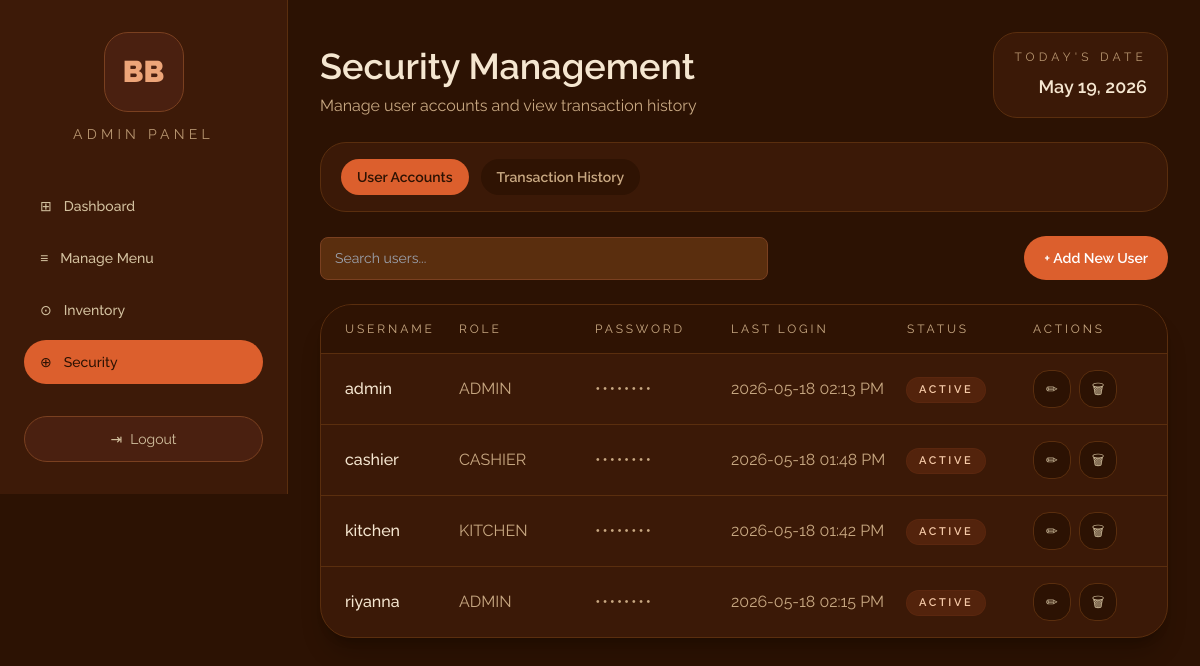
The app's page /panel/security/ (signed in) with its own data.
### accounts/models.py (models this page shows, shortened)
class User(AbstractUser):
    ROLE_CHOICES = [
        ('admin', 'Admin'),
        ('cashier', 'Cashier'),
        ('kitchen', 'Kitchen'),
    ]
    role = models.CharField(max_length=20, choices=ROLE_CHOICES, default='cashier')
    is_active = models.BooleanField(default=True)

### panel/views.py (the view)
# urls.py: path('security/', views.security, name='security'),
@role_required(['admin'])
def security(request):
    tab = request.GET.get('tab', 'accounts')
    users = User.objects.all()
    completed = Order.objects.filter(status='completed')
    total_trans = completed.aggregate(s=Sum('total'))['s'] or 0
    cash_trans = completed.filter(payment_method='cash').aggregate(s=Sum('total'))['s'] or 0
    gcash_trans = completed.filter(payment_method='gcash').aggregate(s=Sum('total'))['s'] or 0
    transactions = completed.order_by('-created_at')[:50]
    context = {
        'users': users,
        'transactions': transactions,
        'total_transactions': total_trans,
        'cash_payments': cash_trans,
        'gcash_payments': gcash_trans,
        'active_tab': tab,
    }
    return render(request, 'panel/security.html', context)

### brewsko_pos/utils.py (called while the page is built)
def role_required(allowed_roles, login_url='login'):
    def decorator(view_func):
        @wraps(view_func)
        def wrapper(request, *args, **kwargs):
            if not request.user.is_authenticated or request.user.role not in allowed_roles:
                return redirect(login_url)
            return view_func(request, *args, **kwargs)
        return wrapper
    return decorator

### templates/panel/security.html (shortened to what this page needs)
{% extends 'base.html' %}
{% load static %}
{% block body %}
<div class="min-h-screen bg-brown-950 text-warmgray-50">
  <div class="flex min-h-screen">
    {% with active_nav='security' %}{% include 'panel/sidebar.html' %}{% endwith %}
    <main class="flex-1 p-8">
      <div class="space-y-6">
        <header class="flex flex-col gap-4 md:flex-row md:items-end md:justify-between">
          <div>
            <h1 class="text-4xl font-semibold text-warmgray-50">Security Management</h1>
            <p class="mt-2 text-warmgray-300">Manage user accounts and view transaction history</p>
          </div>
          <div class="rounded-3xl border border-brown-700 bg-brown-900/90 px-5 py-4 text-right">
            <p class="text-xs uppercase tracking-[0.35em] text-warmgray-400">Today's Date</p>
            <p id="liveDate" class="mt-2 text-lg font-semibold text-warmgray-50"></p>
          </div>
        </header>
        <div class="flex flex-wrap items-center gap-3 rounded-[26px] border border-brown-700 bg-brown-900/90 px-5 py-4">
          <a href="?tab=accounts" class="rounded-3xl px-4 py-2 text-sm font-semibold transition {% if active_tab == 'accounts' %}bg-brewsko-500 text-brown-950{% else %}bg-brown-950/80 text-warmgray-300 hover:bg-brown-800{% endif %}">User Accounts</a>
          <a href="?tab=transactions" class="rounded-3xl px-4 py-2 text-sm font-semibold transition {% if active_tab == 'transactions' %}bg-brewsko-500 text-brown-950{% else %}bg-brown-950/80 text-warmgray-300 hover:bg-brown-800{% endif %}">Transaction History</a>
        </div>
        {% if active_tab == 'accounts' %}
        <div class="flex flex-col gap-4 md:flex-row md:items-center md:justify-between">
          <input id="userSearch" type="text" placeholder="Search users..." oninput="filterRows(this, 'user-row')" class="w-full max-w-md rounded-3xl border border-brown-700 bg-brown-950/90 px-4 py-3 text-warmgray-50 outline-none focus:border-brewsko-500" />
          <button type="button" onclick="document.getElementById('addModal').classList.remove('hidden')" class="rounded-3xl bg-brewsko-500 px-5 py-3 text-sm font-semibold text-white transition hover:bg-brewsko-400">+ Add New User</button>
        </div>
        <section class="overflow-hidden rounded-[32px] border border-brown-700 bg-brown-900/95 shadow-xl shadow-black/20">
          <div class="grid grid-cols-[1fr_120px_120px_160px_110px_110px] gap-4 border-b border-brown-700 bg-brown-950/80 px-6 py-4 text-xs uppercase tracking-[0.24em] text-warmgray-300">
            <span>Username</span>
            <span>Role</span>
            <span>Password</span>
            <span>Last Login</span>
            <span>Status</span>
            <span>Actions</span>
          </div>
          <div class="divide-y divide-brown-700 max-h-[68vh] overflow-y-auto">
            {% for u in users %}
            <div class="user-row grid grid-cols-[1fr_120px_120px_160px_110px_110px] items-center gap-4 px-6 py-4 transition hover:bg-brown-950/80">
              <span class="font-medium text-warmgray-50">{{ u.username }}</span>
              <span class="text-warmgray-300 uppercase">{{ u.role }}</span>
              <span class="text-warmgray-300 tracking-widest">••••••••</span>
              <span class="text-warmgray-300">{{ u.last_login|date:"Y-m-d h:i A"|default:"Never" }}</span>
              <span>
                <span class="inline-flex rounded-full px-3 py-1 text-[11px] font-semibold uppercase tracking-[0.24em] {% if u.is_active %}bg-brewsko-500/15 text-brewsko-200 ring-1 ring-brewsko-500/20{% else %}bg-red-500/10 text-red-300 ring-1 ring-red-500/20{% endif %}">{% if u.is_active %}Active{% else %}Inactive{% endif %}</span>
              </span>
              <span class="flex items-center gap-2">
                <button type="button" onclick="openEdit({{ u.id }}, '{{ u.username|escapejs }}', '{{ u.role }}')" class="rounded-2xl border border-brown-700 bg-brown-950 px-3 py-2 text-sm text-warmgray-200 transition hover:border-brewsko-500">✏</button>
                <form method="post" action="{% url 'panel:delete_user' u.id %}" onsubmit="return confirm('Delete {{ u.username }}?')">
                  <button type="submit" class="rounded-2xl border border-brown-700 bg-brown-950 px-3 py-2 text-sm text-warmgray-200 transition hover:border-red-500">🗑</button>
                </form>
              </span>
            </div>
            {% empty %}
            <div class="px-6 py-12 text-center text-warmgray-300">No users found.</div>
            {% endfor %}
          </div>
        </section>
        {% endif %}
      </div>
    </main>
  </div>
</div>
{% endblock %}

### static/css/styles.css (style rules this page uses)
:root { --bg-deep: #1C0A02; --bg-main: #2C1203; --bg-panel: #3D1A08; --bg-card: #4A2010; --bg-input: #5A2E0E; --border: #7A4020; --orange: #E8692A; --orange-hover: #FF7A35; --orange-dark: #C4541A; --green: #4CAF50; --green-dark: #388E3C; --teal: #26A69A; --red: #E53935; --red-dark: #C62828; --text-white: #FFFFFF; --text-cream: #F5E6D0; --text-muted: #C8A882; --text-dim: #8A6040; --sidebar-width: 220px; --radius: 8px; --radius-lg: 12px; }
* { margin: 0; padding: 0; box-sizing: border-box; }
body { font-family: 'Raleway', sans-serif; background: var(--bg-main); color: var(--text-cream); min-height: 100vh; }
.form-group input, .form-group select, input[type="text"], input[type="number"], input[type="password"], select { width: 100%; background: var(--bg-input); border: 1px solid var(--border); border-radius: var(--radius); padding: 10px 14px; color: var(--text-cream); font-size: 14px; font-family: 'Raleway', sans-serif; outline: none; transition: border-color 0.2s; }

### records on screen
User: username "admin", role "ADMIN", last_login "2026-05-18 02:13 PM", is_active "ACTIVE"
User: username "cashier", role "CASHIER", last_login "2026-05-18 01:48 PM", is_active "ACTIVE"
User: username "kitchen", role "KITCHEN", last_login "2026-05-18 01:42 PM", is_active "ACTIVE"
User: username "riyanna", role "ADMIN", last_login "2026-05-18 02:15 PM", is_active "ACTIVE"
